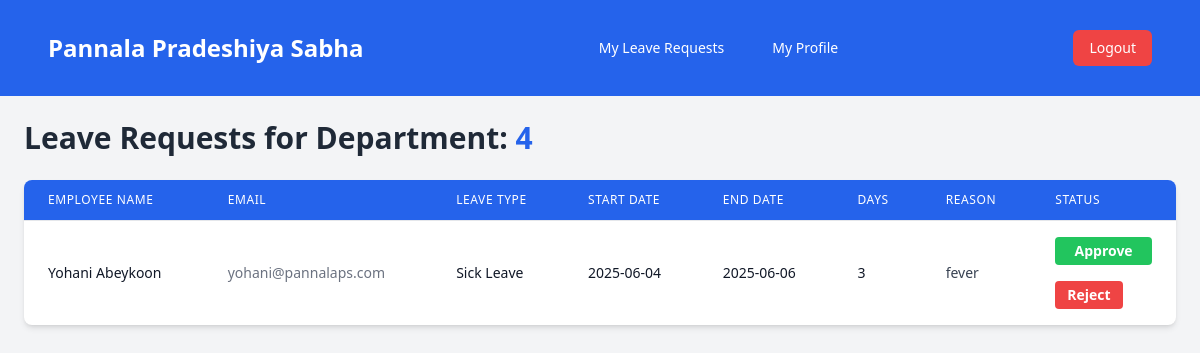
/admin/hod-leaves.php (signed in), run on an earlier commit of the app's database.
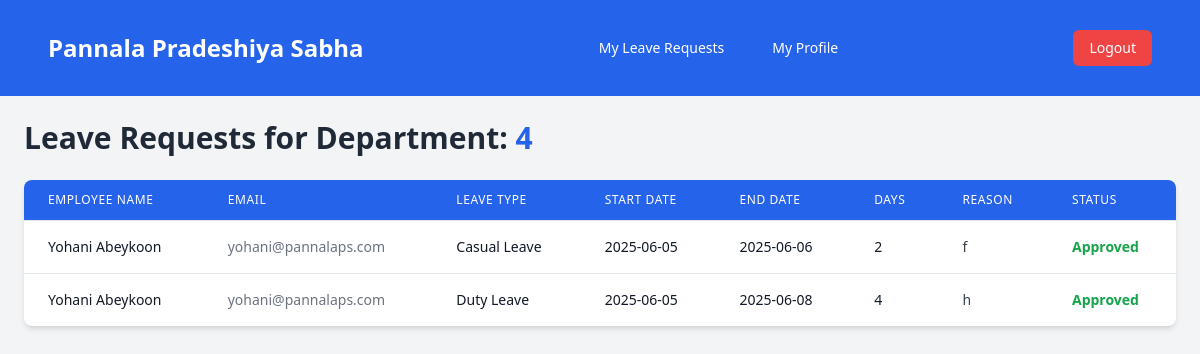
And on a later commit of the database.
### tables this page shows
CREATE TABLE `wp_leave_request` (
  `request_id` int(11) NOT NULL,
  `user_id` int(11) NOT NULL,
  `leave_type` varchar(50) DEFAULT NULL,
  `leave_start_date` date NOT NULL,
  `leave_end_date` date NOT NULL,
  `number_of_days` int(11) NOT NULL,
  `reason` text DEFAULT NULL,
  `substitute` varchar(255) DEFAULT NULL,
  `status` int(11) DEFAULT NULL COMMENT '1-pending, 2-accept, 3-reject',
  `step_1_approver_id` int(11) DEFAULT NULL,
  `step_1_status` enum('pending','approved','rejected') DEFAULT 'pending',
  `step_1_date` datetime DEFAULT NULL,
  `step_2_approver_id` int(11) DEFAULT NULL,
  `step_2_status` enum('pending','approved','rejected') DEFAULT 'pending',
  `step_2_date` datetime DEFAULT NULL,
  `step_3_approver_id` int(11) DEFAULT NULL,
  `step_3_status` enum('pending','approved','rejected') DEFAULT 'pending',
  `step_3_date` datetime DEFAULT NULL,
  `final_status` enum('pending','approved','rejected') DEFAULT 'pending',
  `created_at` timestamp NOT NULL DEFAULT current_timestamp(),
  `updated_at` timestamp NOT NULL DEFAULT current_timestamp() ON UPDATE current_timestamp(),
  `sub_office` varchar(255) NOT NULL,
  `office_type` enum('head','sub') DEFAULT 'head',
  `rejection_remark` text DEFAULT NULL,
  `department_id` int(11) DEFAULT NULL
);

CREATE TABLE `wp_pradeshiya_sabha_users` (
  `ID` int(11) NOT NULL,
  `username` varchar(255) NOT NULL,
  `password` varchar(255) NOT NULL,
  `first_name` varchar(255) NOT NULL,
  `last_name` varchar(255) NOT NULL,
  `gender` enum('Male','Female') NOT NULL,
  `email` varchar(255) NOT NULL,
  `birthdate` date NOT NULL,
  `address` text NOT NULL,
  `NIC` varchar(12) NOT NULL,
  `service_number` varchar(50) NOT NULL,
  `phone_number` varchar(20) DEFAULT NULL,
  `designation` varchar(255) NOT NULL,
  `head_of_department` varchar(255) NOT NULL,
  `sub_office` varchar(255) NOT NULL,
  `date_of_joining` date NOT NULL,
  `created_at` timestamp NOT NULL DEFAULT current_timestamp(),
  `updated_at` timestamp NOT NULL DEFAULT current_timestamp() ON UPDATE current_timestamp(),
  `leave_balance` int(11) NOT NULL DEFAULT 20,
  `duty_leave_count` int(11) DEFAULT 0,
  `casual_leave_balance` int(11) DEFAULT 7,
  `sick_leave_balance` int(11) DEFAULT 7,
  `department_id` int(11) DEFAULT NULL,
  `designation_id` int(11) DEFAULT NULL
);

### admin/hod-leaves.php (the view, shortened to what this page needs)
<?php
require "../includes/dbconfig.php";
$user = $_SESSION['user'];
$department_id = $user['department_id'] ?? null;
$sql = "
    SELECT lr.*, u.first_name, u.last_name, u.email, d.department_name
    FROM wp_leave_request lr
    JOIN wp_pradeshiya_sabha_users u ON lr.user_id = u.ID
    LEFT JOIN wp_departments d ON u.department_id = d.department_id
    WHERE u.department_id = ?
    ORDER BY lr.leave_start_date DESC
";
$stmt = $conn->prepare($sql);
$stmt->bind_param("i", $department_id);
$stmt->execute();
$result = $stmt->get_result();
?>
<!DOCTYPE html>
<html lang="en">
<head>
    <script src="https://cdn.tailwindcss.com"></script>
</head>
<body class="bg-gray-100 min-h-screen">
<?php include "../includes/navbar.php"; ?>
<div class="max-w-7xl mx-auto p-6">
    <h1 class="text-3xl font-semibold mb-6 text-gray-800">
        Leave Requests for Department:
        <span class="text-blue-600"><?= htmlspecialchars($user['department_id']) ?></span>
    </h1>
    <?php if ($result->num_rows > 0): ?>
        <div class="overflow-x-auto bg-white rounded-lg shadow-md">
            <table class="min-w-full divide-y divide-gray-200">
                <thead class="bg-blue-600 text-white">
                    <tr>
                        <th class="px-6 py-3 text-left text-xs font-medium uppercase tracking-wider">Employee Name</th>
                        <th class="px-6 py-3 text-left text-xs font-medium uppercase tracking-wider">Email</th>
                        <th class="px-6 py-3 text-left text-xs font-medium uppercase tracking-wider">Leave Type</th>
                        <th class="px-6 py-3 text-left text-xs font-medium uppercase tracking-wider">Start Date</th>
                        <th class="px-6 py-3 text-left text-xs font-medium uppercase tracking-wider">End Date</th>
                        <th class="px-6 py-3 text-left text-xs font-medium uppercase tracking-wider">Days</th>
                        <th class="px-6 py-3 text-left text-xs font-medium uppercase tracking-wider">Reason</th>
                        <th class="px-6 py-3 text-left text-xs font-medium uppercase tracking-wider">Status</th>
                    </tr>
                </thead>
                <tbody class="divide-y divide-gray-200">
                    <?php while ($row = $result->fetch_assoc()): ?>
                        <tr class="hover:bg-gray-50">
                            <td class="px-6 py-4 text-sm text-gray-900"><?= htmlspecialchars($row['first_name'] . ' ' . $row['last_name']) ?></td>
                            <td class="px-6 py-4 text-sm text-gray-500"><?= htmlspecialchars($row['email']) ?></td>
                            <td class="px-6 py-4 text-sm text-gray-900"><?= htmlspecialchars($row['leave_type']) ?></td>
                            <td class="px-6 py-4 text-sm text-gray-900"><?= htmlspecialchars($row['leave_start_date']) ?></td>
                            <td class="px-6 py-4 text-sm text-gray-900"><?= htmlspecialchars($row['leave_end_date']) ?></td>
                            <td class="px-6 py-4 text-sm text-gray-900"><?= htmlspecialchars($row['number_of_days']) ?></td>
                            <td class="px-6 py-4 text-sm text-gray-700"><?= htmlspecialchars($row['reason']) ?></td>
                            <td class="px-6 py-4 text-sm font-semibold">
                                <?php if ($row['step_1_status'] === 'pending'): ?>
                                    <form method="POST" class="flex flex-col gap-2">
                                        <button type="submit" name="action" value="approve"
                                            class="bg-green-500 hover:bg-green-600 text-white px-3 py-1 rounded text-sm">
                                            Approve
                                        </button>
                                        <div class="mt-2">
                                            <button type="button" onclick="toggleReject(this)"
                                                class="bg-red-500 hover:bg-red-600 text-white px-3 py-1 rounded text-sm">
                                                Reject
                                            </button>
                                        </div>
                                    </form>
                                <?php else: ?>
                                    <?= $row['step_1_status'] === 'approved'
                                        ? '<span class="text-green-600">Approved</span>'
                                        : '<span class="text-red-600">Rejected</span>' ?>
                                <?php endif; ?>
                            </td>
                        </tr>
                    <?php endwhile; ?>
                </tbody>
            </table>
        </div>
    <?php else: ?>
        <p class="text-gray-600">No leave requests found for your department.</p>
    <?php endif; ?>
</div>
</body>
</html>

What changed in the data, as far as the page shows it:
removed wp_leave_request: user.last_name "Yohani Abeykoon", user.email "yohani@pannalaps.com", leave_type "Sick Leave", leave_start_date "2025-06-04", leave_end_date "2025-06-06", number_of_days "3", reason "fever"
added wp_leave_request: user.last_name "Yohani Abeykoon", user.email "yohani@pannalaps.com", leave_type "Casual Leave", leave_start_date "2025-06-05", leave_end_date "2025-06-06", number_of_days "2", reason "f", step_1_status "Approved"
added wp_leave_request: user.last_name "Yohani Abeykoon", user.email "yohani@pannalaps.com", leave_type "Duty Leave", leave_start_date "2025-06-05", leave_end_date "2025-06-08", number_of_days "4", reason "h", step_1_status "Approved"
